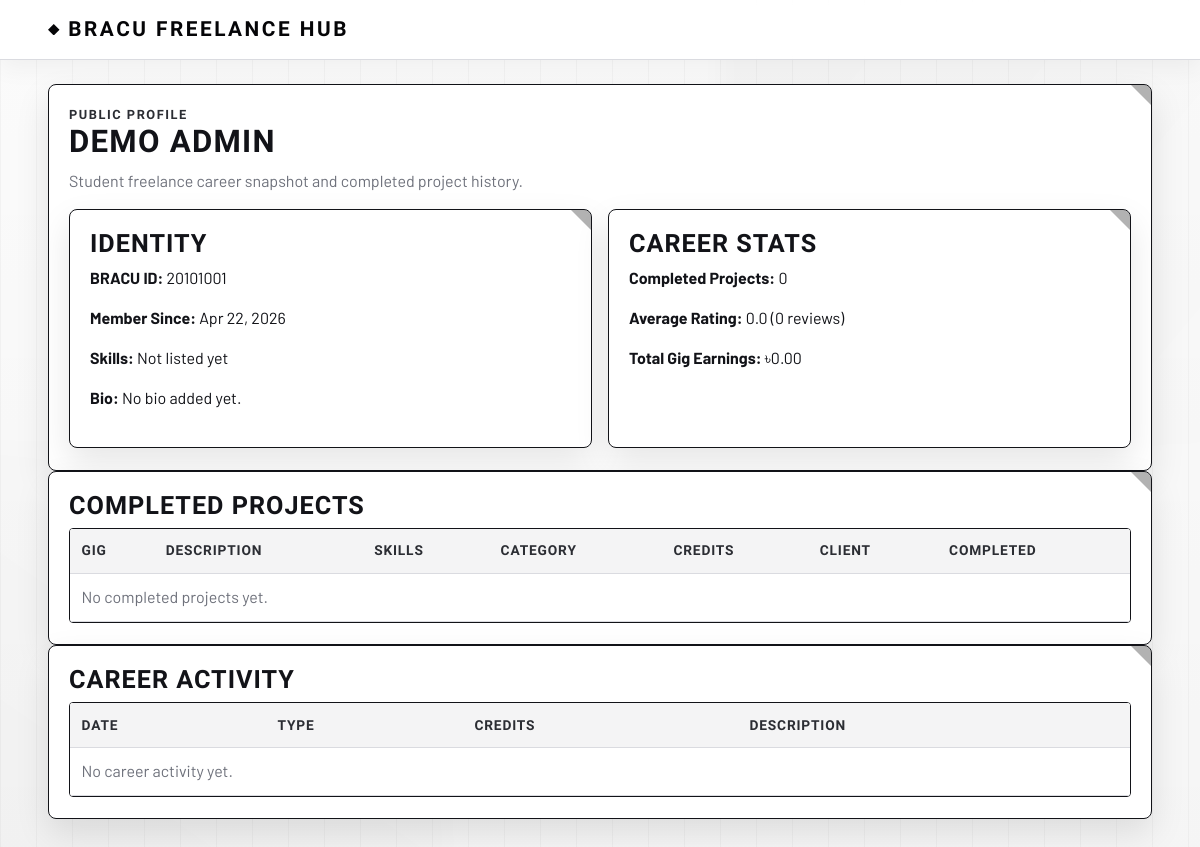
Page /public_profile.php?id=20101001 on the committed database.
### tables this page shows
CREATE TABLE IF NOT EXISTS `User` (
    BRACU_ID VARCHAR(20) PRIMARY KEY,
    Bracu_mail VARCHAR(120) NOT NULL UNIQUE,
    full_name VARCHAR(120) NULL,
    client TINYINT(1) NOT NULL DEFAULT 1,
    mobile_number VARCHAR(20) NOT NULL,
    address_line VARCHAR(255) NULL,
    bio TEXT NULL,
    skills TEXT NULL,
    avatar_path VARCHAR(255) NULL,
    password VARCHAR(255) NOT NULL,
    freelancer TINYINT(1) NOT NULL DEFAULT 1,
    preferred_mode ENUM('hiring', 'working') NOT NULL DEFAULT 'hiring',
    is_admin TINYINT(1) NOT NULL DEFAULT 0,
    credit_balance DECIMAL(10,2) NOT NULL DEFAULT 500.00,
    created_at TIMESTAMP NOT NULL DEFAULT CURRENT_TIMESTAMP
);

### includes/helpers.php (called while the page is built, shortened)
<?php
function h(string $value): string
{
    return htmlspecialchars($value, ENT_QUOTES, 'UTF-8');
}

### includes/credits.php (called while the page is built, shortened)
<?php
require_once __DIR__ . '/db.php';
require_once __DIR__ . '/helpers.php';
function format_credits(float $amount): string
{
    return '৳' . number_format($amount, 2);
}

### public_profile.php (the view, shortened to what this page needs)
<?php
$profileUserId = normalize_bracu_id((string) ($_GET['id'] ?? ''));
$pdo = db();
$userStatement = $pdo->prepare(
    'SELECT BRACU_ID, full_name, Bracu_mail, bio, skills, avatar_path, created_at
     FROM `User`
     WHERE BRACU_ID = :id
     LIMIT 1'
);
$userStatement->execute(['id' => $profileUserId]);
$profile = $userStatement->fetch();
$ratingsStatement = $pdo->prepare(
    'SELECT COALESCE(AVG(rating), 0) AS avg_rating, COUNT(*) AS total_ratings
     FROM `Ratings`
     WHERE ratee_id = :id'
);
$ratingsStatement->execute(['id' => $profileUserId]);
$ratingStats = $ratingsStatement->fetch() ?: ['avg_rating' => 0, 'total_ratings' => 0];
$completedStatement = $pdo->prepare(
    'SELECT g.GID,
            g.LIST_OF_GIGS,
            g.skill_tags,
            g.CATAGORY,
            g.CREDIT_AMOUNT,
            w.done_at,
            c.BRACU_ID AS client_id,
            c.full_name AS client_name
     FROM `Working_on` w
     JOIN `Gigs` g ON g.GID = w.GID
     JOIN `User` c ON c.BRACU_ID = g.BRACU_ID
     WHERE w.BRACU_ID = :id
       AND g.STATUS = "done"
       AND w.payment_released = 1
     ORDER BY w.done_at DESC
     LIMIT 25'
);
$completedStatement->execute(['id' => $profileUserId]);
$completedProjects = $completedStatement->fetchAll() ?: [];
$careerStatement = $pdo->prepare(
    'SELECT transaction_type, amount, description, created_at
     FROM `Credit_History`
     WHERE BRACU_ID = :id
       AND transaction_type IN ("gig_payment", "bonus")
     ORDER BY created_at DESC
     LIMIT 20'
);
$careerStatement->execute(['id' => $profileUserId]);
$careerHistory = $careerStatement->fetchAll() ?: [];
$totalEarnedStatement = $pdo->prepare(
    'SELECT COALESCE(SUM(amount), 0)
     FROM `Credit_History`
     WHERE BRACU_ID = :id
       AND transaction_type = "gig_payment"'
);
$totalEarnedStatement->execute(['id' => $profileUserId]);
$totalGigEarnings = (float) ($totalEarnedStatement->fetchColumn() ?? 0);
require_once __DIR__ . '/includes/header.php';
?>
<section class="card">
    <div class="kicker">Public Profile</div>
    <h1><?= h((string) ($profile['full_name'] ?: $profile['BRACU_ID'])) ?></h1>
    <p class="muted">Student freelance career snapshot and completed project history.</p>
    <div class="profile-grid">
        <div class="card">
            <h2>Identity</h2>
            <p><strong>BRACU ID:</strong> <?= h($profile['BRACU_ID']) ?></p>
            <p><strong>Member Since:</strong> <?= h(date('M d, Y', strtotime((string) $profile['created_at']))) ?></p>
            <p><strong>Skills:</strong> <?= h((string) ($profile['skills'] ?: 'Not listed yet')) ?></p>
            <p><strong>Bio:</strong> <?= h((string) ($profile['bio'] ?: 'No bio added yet.')) ?></p>
        </div>
        <div class="card">
            <h2>Career Stats</h2>
            <p><strong>Completed Projects:</strong> <?= count($completedProjects) ?></p>
            <p><strong>Average Rating:</strong> <?= number_format((float) $ratingStats['avg_rating'], 1) ?> (<?= (int) $ratingStats['total_ratings'] ?> reviews)</p>
            <p><strong>Total Gig Earnings:</strong> <?= h(format_credits($totalGigEarnings)) ?></p>
        </div>
    </div>
</section>
<section class="card">
    <h2>Completed Projects</h2>
    <div class="table-wrap">
        <table>
            <thead>
                <tr>
                    <th>Gig</th>
                    <th>Description</th>
                    <th>Skills</th>
                    <th>Category</th>
                    <th>Credits</th>
                    <th>Client</th>
                    <th>Completed</th>
                </tr>
            </thead>
            <tbody>
                <?php if (!$completedProjects): ?>
                    <tr>
                        <td colspan="7" class="muted">No completed projects yet.</td>
                    </tr>
                <?php endif; ?>
            </tbody>
        </table>
    </div>
</section>
<section class="card">
    <h2>Career Activity</h2>
    <div class="table-wrap">
        <table>
            <thead>
                <tr>
                    <th>Date</th>
                    <th>Type</th>
                    <th>Credits</th>
                    <th>Description</th>
                </tr>
            </thead>
            <tbody>
                <?php if (!$careerHistory): ?>
                    <tr>
                        <td colspan="4" class="muted">No career activity yet.</td>
                    </tr>
                <?php endif; ?>
            </tbody>
        </table>
    </div>
</section>
<?php require_once __DIR__ . '/includes/footer.php'; ?>

### assets/css/styles.css (style rules this page uses)
:root { --mono-0: #ffffff; --mono-25: #fbfbfb; --mono-50: #f4f4f5; --mono-100: #ececef; --mono-200: #dadbe0; --mono-300: #b8bac2; --mono-500: #6e717b; --mono-700: #2b2d33; --mono-900: #121318; --mono-950: #050507; --radius-sm: 4px; --radius-md: 8px; --radius-pill: 999px; --shadow-card: 0 14px 34px rgba(5, 5, 7, 0.1); --shadow-press: 0 8px 16px rgba(5, 5, 7, 0.2); }
*, *::before, *::after { box-sizing: border-box; }
html { scroll-behavior: smooth; }
body { margin: 0; color: var(--mono-900); font-family: 'Barlow', 'Segoe UI', sans-serif; line-height: 1.5; min-height: 100vh; background-color: var(--mono-0); background-image: linear-gradient(to bottom, rgba(0, 0, 0, 0.015), rgba(0, 0, 0, 0.04)), repeating-linear-gradient(90deg, rgba(0, 0, 0, 0.03) 0, rgba(0, 0, 0, 0.03) 1px, transparent 1px, transparent 36px); }
.card { background: var(--mono-0); border: 1.5px solid var(--mono-900); border-radius: var(--radius-md); padding: 1.25rem 1.25rem 1.35rem; box-shadow: var(--shadow-card); animation: panel-rise 0.36s ease; position: relative; overflow: hidden; }
.card::after { content: ''; position: absolute; top: 0; right: 0; width: 0; height: 0; border-top: 20px solid rgba(0, 0, 0, 0.3); border-left: 20px solid transparent; pointer-events: none; }
h1, h2, h3 { font-family: 'Barlow Condensed', sans-serif; margin-top: 0; text-transform: uppercase; letter-spacing: 0.04em; line-height: 1.08; }
h1 { margin-bottom: 0.65rem; font-size: clamp(1.9rem, 2.6vw, 2.45rem); }
h2 { font-size: clamp(1.4rem, 2.1vw, 1.8rem); margin-bottom: 0.55rem; }
p { margin-top: 0; }
.muted { color: var(--mono-500); }
.table-wrap { overflow-x: auto; border: 1.5px solid var(--mono-900); border-radius: var(--radius-sm); background: var(--mono-0); }
table { border-collapse: collapse; width: 100%; background: var(--mono-0); }
th, td { text-align: left; padding: 0.72rem; border-bottom: 1px solid var(--mono-200); vertical-align: top; }
th { color: var(--mono-700); font-family: 'Barlow Condensed', sans-serif; text-transform: uppercase; letter-spacing: 0.06em; background: var(--mono-50); font-size: 0.86rem; }
.kicker { letter-spacing: 0.12em; text-transform: uppercase; font-family: 'Barlow Condensed', sans-serif; font-weight: 700; color: var(--mono-700); font-size: 0.8rem; }
.profile-grid { display: grid; gap: 1rem; grid-template-columns: repeat(auto-fit, minmax(300px, 1fr)); margin-top: 1rem; }

### rows in the picture
user: full_name "DEMO ADMIN", BRACU_ID "20101001", created_at "Apr 22, 2026", skills "Not listed yet", bio "No bio added yet."

### other values in the picture
count($completedProjects) "0"
$ratingStats['avg_rating'] "0.0"
$ratingStats['total_ratings'] "0"
format_credits($totalGigEarnings) "৳0.00"
